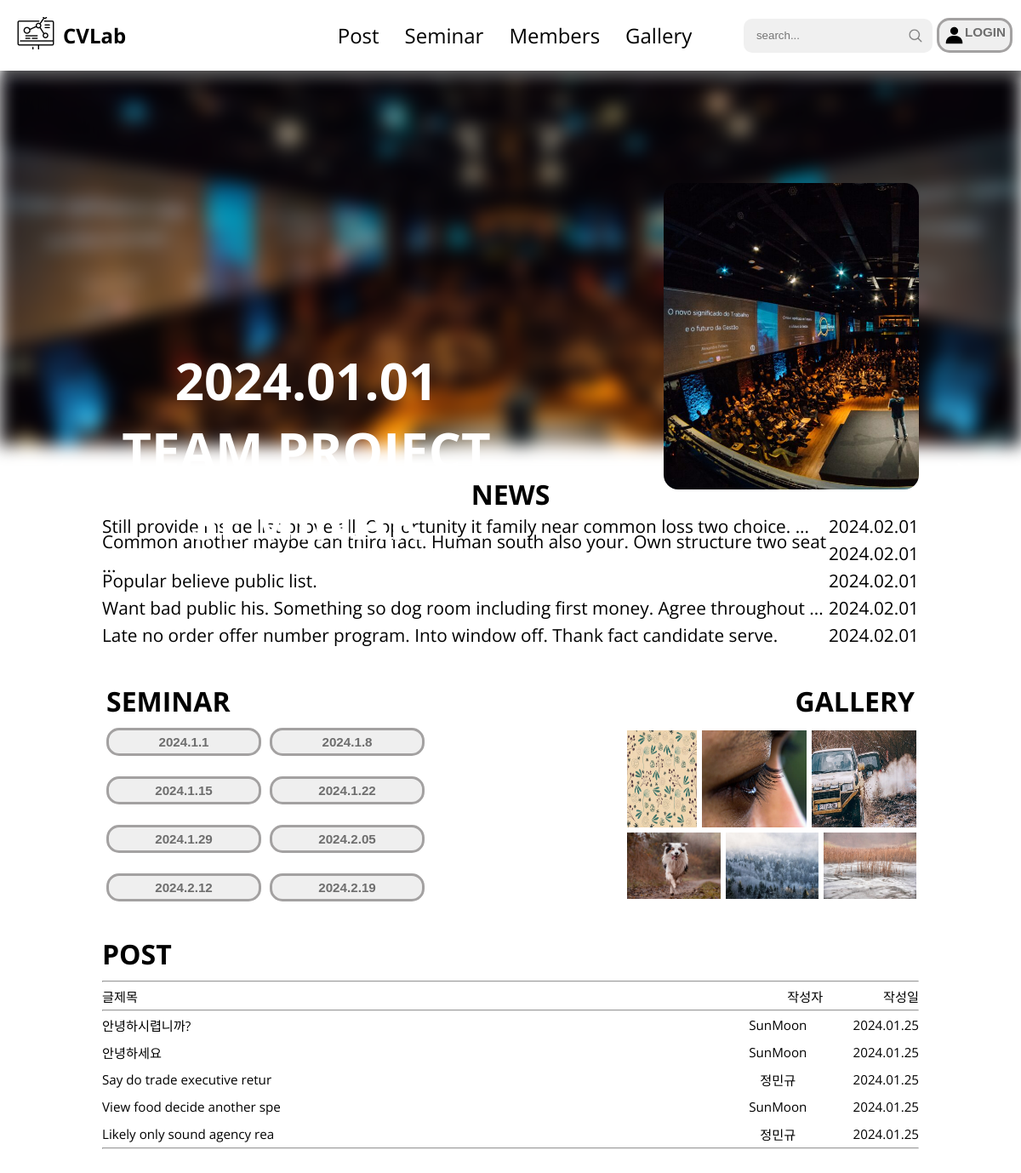
The app's page /, older data.
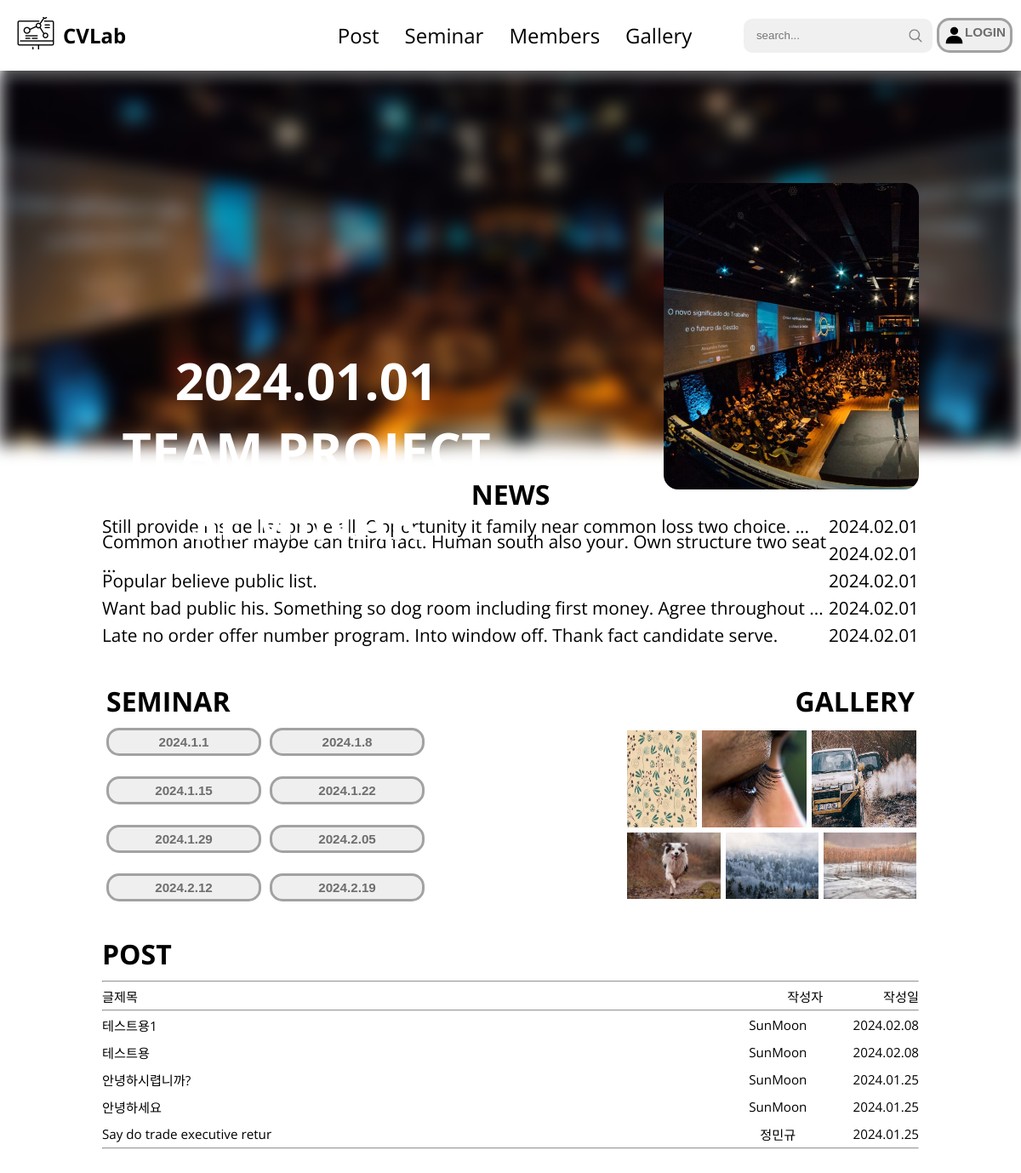
The same page, newer data.
### news/models.py (models this page shows, shortened)
class News(models.Model):
    dt_created = models.DateTimeField(auto_now_add=True)
    dt_updated = models.DateTimeField(auto_now=True)
    content = models.TextField(blank=False)
    author = models.ForeignKey(User, on_delete=models.CASCADE, related_name="news")
    likes = GenericRelation(Like, related_query_name="news")
    dislikes = GenericRelation(Dislike, related_query_name="news")
    class Meta:
        ordering = ["-dt_created"]

### gallery/models.py (models this page shows, shortened)
class Gallery(models.Model):
    dt_created = models.DateTimeField(auto_now_add=True)
    dt_updated = models.DateTimeField(auto_now=True)
    title = models.CharField(max_length=30)
    author = models.ForeignKey(User, on_delete=models.CASCADE, related_name="gallreies")
    likes = GenericRelation(Like, related_query_name="gallery")
    dislikes = GenericRelation(Dislike, related_query_name="gallery")
    images = GenericRelation(Image, related_query_name="gallery")
    comments = GenericRelation(Comment, related_query_name="gallery")
    class Meta:
        ordering = ["-dt_created"]

### main/models.py (models this page shows, shortened)
class Image(models.Model):
    dt_created = models.DateTimeField(auto_now_add=True)
    image = models.ImageField(upload_to="gallery")
    user = models.ForeignKey(User, on_delete=models.CASCADE, related_name="images")
    content_type = models.ForeignKey(ContentType, on_delete=models.CASCADE)
    object_id = models.PositiveIntegerField()
    related_object = GenericForeignKey()
    class Meta:
        unique_together = ["user", "content_type", "object_id"]

### post/models.py (models this page shows, shortened)
class Post(models.Model):
    dt_created = models.DateTimeField(auto_now_add=True)
    dt_updated = models.DateTimeField(auto_now=True)
    title = models.CharField(max_length=30)
    content = models.TextField()
    author = models.ForeignKey(User, on_delete=models.CASCADE, related_name="posts")
    likes = GenericRelation(Like, related_query_name="post")
    dislikes = GenericRelation(Dislike, related_query_name="post")
    images = GenericRelation(Image, related_query_name="post")
    comments = GenericRelation(Comment, related_query_name="post")
    class Meta:
        ordering = ["-dt_created"]

### user/models.py (models this page shows, shortened)
class User(AbstractUser):
    nickname = models.CharField(
        max_length=15,
        unique=True,
        null=True,
        error_messages={"unique": "이미 사용중인 닉네임입니다."},
    )
    profile_pic = models.ImageField(
        default="default_profile_pic.jpg",
        upload_to="profile_pics",
        blank=True,
    )
    intro = models.CharField(max_length=60, blank=True)
    RANK_CHOICES = [
        (1, "user"),
        (2, "manager"),
        (3, "admin"),
    ]
    rank = models.IntegerField(choices=RANK_CHOICES, default=1)

### main/views.py (the view)
# urls.py: path("", views.IndexView.as_view(), name="index"),
class IndexView(TemplateView):
    template_name = "main/index.html"
    def get_context_data(self, **kwargs):
        context = super().get_context_data(**kwargs)
        context["posts"] = Post.objects.all()[:5]
        context["galleries1"] = Gallery.objects.all()[:3]
        context["galleries2"] = Gallery.objects.all()[3:6]
        news_list = News.objects.all()[:5]
        for idx, news in enumerate(news_list):
            length = len(news.content)
            tmp = length
            for i in range(80, len(news.content)):
                if news.content[i] == " ":
                    tmp = i
                    break
            news_list[idx].content = news.content[:tmp]
            if tmp < length:
                news_list[idx].content += " ..."
            print(news_list[idx].content)
        context["news_list"] = news_list
        return context

### main/templates/main/index.html (shortened to what this page needs)
{% extends "base/base_with_navbar.html" %}
{% load static %}
{% block content %}
<main>
        <div class="main__clear__image"></div>
        <div class="main__blur__image"></div>
        <div class="main__content">
            <li class="main__content__before"><</li>
            <p>2024.01.01<br>TEAM PROJECT<br>SEMINAR</p>
            <li class="main__content__after">></li>
        </div>
    <div class="main__news">
        <div class="main__news__container">
          <div class="main__news__header"><p>NEWS</p></div>
          <div class="main__news__post">
            {% for news in news_list %}
              <div class="main__news__block">
                <div class="main__news__title">{{ news.content }}</div>
                <div class="main__news__date">{{ news.dt_created|date:"Y.m.d" }}</div>
              </div>
            {% endfor %}
          </div>
        </div>
      </div>
      <div class="main__seminar__gallery__container">
        <div class="main__seminar__gallery">
          <div class="main__seminar__container">
            <div class="main__seminar__header"><p>SEMINAR</p></div>
            <div class="main__seminar">
              <div class="seminar__block">
                <div class="seminar__box"><button><p>2024.1.1</p></button></div>
                <div class="seminar__box"><button><p>2024.1.8</p></button></div>
              </div>
              <div class="seminar__block">
                <div class="seminar__box"><button><p>2024.1.15</p></button></div>
                <div class="seminar__box"><button><p>2024.1.22</p></button></div>
              </div>
              <div class="seminar__block">
                <div class="seminar__box"><button><p>2024.1.29</p></button></div>
                <div class="seminar__box"><button><p>2024.2.05</p></button></div>
              </div>
              <div class="seminar__block">
                <div class="seminar__box"><button><p>2024.2.12</p></button></div>
                <div class="seminar__box"><button><p>2024.2.19</p></button></div>
              </div>
            </div>
          </div>
          <div class="main__gallery__container">
            <div class="main__gallery__header"><p>GALLERY</p></div>
            <div class="main__gallery">
              <div class="gallery__block">
                {% for gallery in galleries1%}
                  <a href="{% url 'gallery-detail' gallery.id %}" class="gallery__box"><img src="/uploads/{{ gallery.images.first.image }}"></a>
                {% endfor %}
              </div>
              <div class="gallery__block">
                {% for gallery in galleries2%}
                  <a href="{% url 'gallery-detail' gallery.id %}" class="gallery__box"><img src="/uploads/{{ gallery.images.first.image }}"></a>
                {% endfor %}
              </div>
            </div>
          </div>
        </div>
      </div>
      <div class="main__post__container">
        <div class="main__post">
          <div class="main__post__header"><p>POST</p></div>
          <div class="post">
            <hr>
            <div class="post__top">
              <div class="posts__title"><p>글제목</p></div>
              <div class="post__writer"><p>작성자</p></div>
              <div class="post__date"><p>작성일</p></div>
            </div>
            <hr>
            {% for post in posts %}
              <div class="post__content">
                <a href="{% url 'post-detail' post.id %}" class="posts__title"><p> {{ post.title }} </p></a>
                <div class="post__writer"><p>{{ post.author.nickname }}</p></div>
                <div class="post__date"><p>{{ post.dt_created|date:"Y.m.d" }}</p></div>
              </div>
            {% endfor %}
            <hr>
          </div>
        </div>
      </div>
</main>
{% endblock content %}

### main/templates/base/base_with_navbar.html
{% extends "base/base.html" %}
{% load static %}
{% block header %}
<header>
  <div class="header">
		<div class="header__entire">
			<a href="{% url 'index' %}" class="header__logo">
				<div class="header__logo__image"><img src="{% static 'main/images/logo_icon.png' %}"></div>
				<div class="header__logo__name"><p>CVLab</p></div>
			</a>
			<div class="header__menu">
				<ul class="header__menu__list">
					<li><a href="{% url 'post-list' %}" class="header__menu__post" >Post</a></li>
					<li><a href="{% url 'index' %}" class="header__menu__seminar">Seminar</a></li>
					<li><a href="{% url 'index' %}" class="header__menu__members">Members</a></li>
					<li><a href="{% url 'gallery-list' %}" class="header__menu__gallery">Gallery</a></li>
				</ul>
			</div>
			<div class="header__search__login">
				<div class="header__search">
					<div class="header__search__box">
						<input type="text" placeholder="search...">
						<img src="{% static 'main/images/search_icon.png' %}">
					</div>
				</div>
				<div class="header__login">
					<div class="header__login__box">
						<button>
							<img src="{% static 'main/images/login_icon.png' %}">
							<div class="header__login__text">
							<p>LOGIN</p>
							</div>
						</button>
					</div>
				</div>
			</div>
		</div>
  </div>
</header>
{% endblock header %}

### main/templates/base/base.html (shortened to what this page needs)
{% load static %}
<!DOCTYPE html>
<html lang="en" dir="ltr">
  <head>
    <link rel="stylesheet" href="http://cdn.jsdelivr.net/npm/xeicon@2.3.3/xeicon.min.css">
    {% block css %}
      <link rel="stylesheet" href="{% static 'main/styles/base.css' %}" />
    {% endblock css %}
  </head>
  <body>
    {% block header %}{% endblock header %}
    {% block content %}{% endblock content %}
  </body>
</html>

Row changes from the older to the newer data that the page shows:
no longer on this page (row unchanged): Post: title "View food decide another spe", author.nickname "SunMoon", dt_created "2024.01.25"
no longer on this page (row unchanged): Post: title "Likely only sound agency rea", author.nickname "정민규", dt_created "2024.01.25"
added Post: title "테스트용1", author.nickname "SunMoon", dt_created "2024.02.08"
added Post: title "테스트용", author.nickname "SunMoon", dt_created "2024.02.08"
